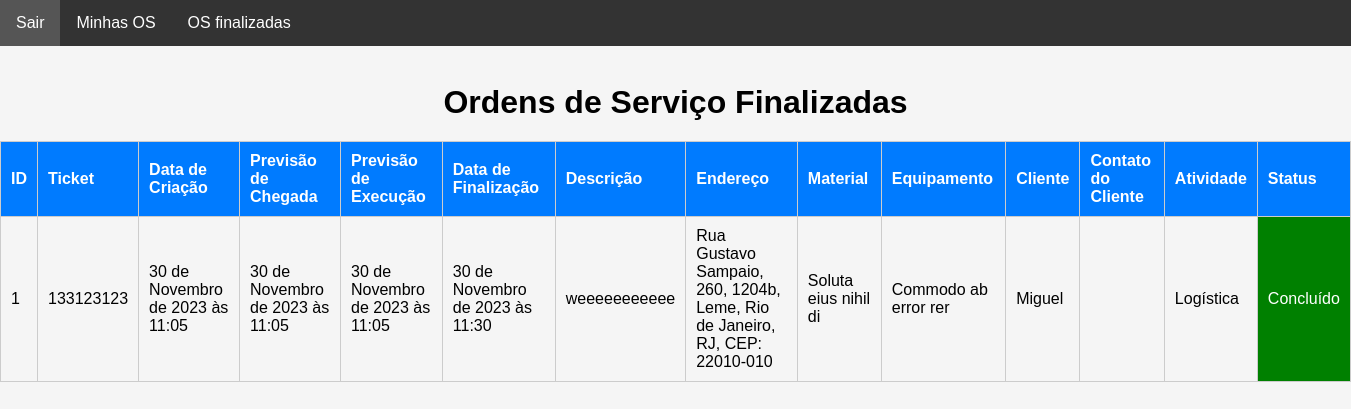
The page /main/os_finalizadas/ (signed in) on the database as committed earlier.
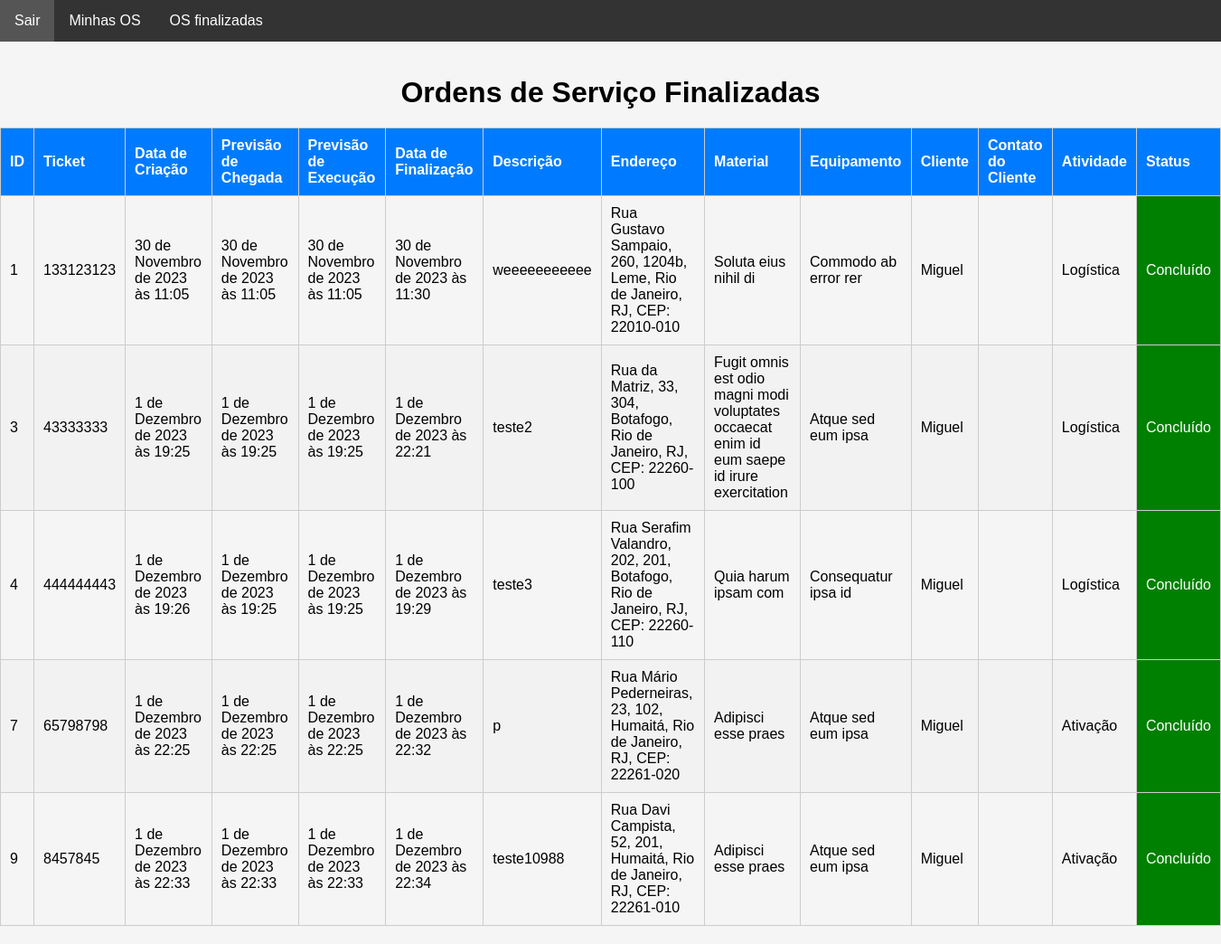
The same page on the database as committed later.
### staff/models.py (models this page shows, shortened)
class HistoricoOsFinalizada(models.Model):
    ordem_de_servico = models.ForeignKey(
        OrdemDeServico, on_delete=models.CASCADE, related_name="historico_os"
    )
    data_finalizada = models.DateTimeField(auto_now_add=True)
    nome_responsavel = models.CharField(max_length=30, null=False)
    rg_responsavel = models.CharField(max_length=12, null=False)
    observacoes = models.TextField(max_length=400)
    video = models.FileField(
        upload_to="videos/historico_os_finalizada/", null=True, blank=True
    )

class OrdemDeServico(models.Model):
    ticket = models.CharField(max_length=200, unique=True)
    tecnico = models.ForeignKey(
        CustomUser,
        on_delete=models.CASCADE,
        related_name="ordens_técnico",
        null=True,
        default=None,
    )
    staff = models.ForeignKey(
        CustomUser, on_delete=models.CASCADE, related_name="ordens_staff"
    )
    descricao = models.TextField(max_length=600)
    previsao_chegada = models.DateTimeField(editable=True)
    previsao_execucao = models.DateTimeField(editable=True)
    material = models.CharField(max_length=100, validators=[MinLengthValidator(3)])
    equipamento = models.CharField(max_length=100, validators=[MinLengthValidator(3)])
    data_criacao = models.DateTimeField(auto_now_add=True)
    cliente = models.ForeignKey(Cliente, on_delete=models.CASCADE)
    endereco = models.ForeignKey(Endereco, on_delete=models.CASCADE)
    contrato = models.CharField(max_length=700, null=True, blank=True)
    atividade = models.CharField(max_length=50, choices=ACTIVITY_CHOICES)
    status_tecnico = models.CharField(max_length=50, choices=TECNICAL_CHOICES)
    status = models.CharField(
        max_length=10, choices=STATUS_CHOICES, default="Aguardando"
    )
    atraso_em_minutos = models.CharField(max_length=50, choices=ATRASO_CHOICES)
    atraso_descricao = models.TextField(max_length=400)
    descricao_reagendamento = models.TextField(max_length=400)
    vezes_reagendada = models.IntegerField(default=0)
    aceite = models.BooleanField(default=False)

class Cliente(models.Model):
    nome = models.CharField(max_length=50, validators=[MinLengthValidator(3)])
    rg = models.CharField(max_length=12, validators=[MinLengthValidator(3)])
    telefone1 = models.CharField(max_length=15, validators=[MinLengthValidator(3)])
    telefone2 = models.CharField(max_length=15, validators=[MinLengthValidator(3)])
    def __str__(self):
        return self.nome

### authentication/models.py (models this page shows)
class Endereco(models.Model):
    cep = models.CharField(max_length=10)
    rua = models.CharField(max_length=30, validators=[MinLengthValidator(3)])
    bairro = models.CharField(max_length=20, validators=[MinLengthValidator(3)])
    cidade = models.CharField(max_length=20, validators=[MinLengthValidator(3)])
    estado = models.CharField(max_length=2, choices=STATE_CHOICES)
    numero = models.PositiveIntegerField(validators=[MinValueValidator(1)])
    complemento = models.CharField(max_length=100)
    def __str__(self):
        return f"{self.rua}, {self.numero}, {self.complemento}, {self.bairro}, {self.cidade}, {self.estado}, CEP: {self.cep}"

### main/views.py (the view)
# urls.py: path("os_finalizadas/", views.os_finalizadas, name="os_finalizadas"),
@user_passes_test(is_tecnico)
def os_finalizadas(request):
    try:
        user = request.user
        ordens_finalizadas = OrdemDeServico.objects.filter(
            tecnico=user, status="Concluído"
        )
        historicos = []
        for ordem in ordens_finalizadas:
            historicos_ordem = HistoricoOsFinalizada.objects.filter(
                ordem_de_servico=ordem
            )
            historicos.extend(historicos_ordem)
        return render(
            request,
            "os_finalizadas.html",
            {
                "ordens_finalizadas": ordens_finalizadas,
                "historicos": historicos,
                "user": user,
            },
        )
    except Exception as e:
        return render(request, "error.html", {"error_message": str(e)})

### main/helpers.py (called while the page is built)
def is_tecnico(user):
    return user.groups.filter(name="Técnico").exists()

### main/templates/os_finalizadas.html (shortened to what this page needs)
<!DOCTYPE html>
<html lang="en">
  <head>
  </head>
  <body>
    <nav class="navbar">
      <ul>
          <li><a href="{% url 'sair' %}">Sair</a></li>
          <li><a href="{% url 'minhas_ordens_de_servico' %}">Minhas OS</a></li>
          <li><a href="{% url 'ordens_finalizadas' %}">OS finalizadas</a></li>
      </ul>
  </nav>
  <br>
    <h1>Ordens de Serviço Finalizadas</h1>
    <table>
      <thead>
        <tr>
          <th>ID</th>
          <th>Ticket</th>
          <th>Data de Criação</th>
          <th>Previsão de Chegada</th>
          <th>Previsão de Execução</th>
          <th>Data de Finalização</th>
          <th>Descrição</th>
          <th>Endereço</th>
          <th>Material</th>
          <th>Equipamento</th>
          <th>Cliente</th>
          <th>Contato do Cliente</th>
          <th>Atividade</th>
          <th>Status</th>
        </tr>
      </thead>
      <tbody>
        {% for historico in historicos %}
        <tr>
          <td>{{ historico.ordem_de_servico.id }}</td>
          <td>{{ historico.ordem_de_servico.ticket }}</td>
          <td>{{ historico.ordem_de_servico.data_criacao }}</td>
          <td>{{ historico.ordem_de_servico.previsao_chegada }}</td>
          <td>{{ historico.ordem_de_servico.previsao_execucao }}</td>
          <td>{{ historico.data_finalizada }}</td>
          <td>{{ historico.ordem_de_servico.descricao }}</td>
          <td>{{ historico.ordem_de_servico.endereco }}</td>
          <td>{{ historico.ordem_de_servico.material }}</td>
          <td>{{ historico.ordem_de_servico.equipamento }}</td>
          <td>{{ historico.ordem_de_servico.cliente }}</td>
          <td>{{ historico.ordem_de_servico.contato_cliente }}</td>
          <td>{{ historico.ordem_de_servico.atividade }}</td>
          <td class="status-concluido">{{ historico.ordem_de_servico.status }}</td>
        </tr>
        {% endfor %}
      </tbody>
    </table>
  </body>
</html>

### main/templates/os_finalizadas.html (style rules this page uses)
* { margin: 0; padding: 0; box-sizing: border-box; }
body { font-family: Arial, sans-serif; background-color: #f5f5f5; margin: 0; padding: 0; }
h1 { text-align: center; margin-top: 20px; }
table { width: 100%; border-collapse: collapse; border-spacing: 0; margin: 20px auto; }
table td, table th { padding: 10px; border: 1px solid #ccc; text-align: left; }
table th { background-color: #007bff; color: #fff; }
table tr:nth-child(even) { background-color: #f2f2f2; }
.status-concluido { background-color: green; color: white; }
.navbar { background-color: #333; overflow: hidden; }
.navbar ul { list-style-type: none; }
.navbar li { float: left; }
.navbar a { display: block; color: white; text-align: center; padding: 14px 16px; text-decoration: none; }

Rows that differ between the two databases and show on the page:
added HistoricoOsFinalizada: ordem_de_servico.id "3", ordem_de_servico.ticket "43333333", ordem_de_servico.data_criacao "1 de Dezembro de 2023 às 19:25", ordem_de_servico.previsao_chegada "1 de Dezembro de 2023 às 19:25", ordem_de_servico.previsao_execucao "1 de Dezembro de 2023 às 19:25", data_finalizada "1 de Dezembro de 2023 às 22:21", ordem_de_servico.descricao "teste2", ordem_de_servico.endereco "Rua da Matriz, 33, 304, Botafogo, Rio de Janeiro, RJ, CEP: 22260-100", ordem_de_servico.material "Fugit omnis est odio magni modi voluptates occaecat enim id eum saepe id irure exercitation", ordem_de_servico.equipamento "Atque sed eum ipsa", ordem_de_servico.cliente "Miguel", ordem_de_servico.atividade "Logística", ordem_de_servico.status "Concluído"
added HistoricoOsFinalizada: ordem_de_servico.id "4", ordem_de_servico.ticket "444444443", ordem_de_servico.data_criacao "1 de Dezembro de 2023 às 19:26", ordem_de_servico.previsao_chegada "1 de Dezembro de 2023 às 19:25", ordem_de_servico.previsao_execucao "1 de Dezembro de 2023 às 19:25", data_finalizada "1 de Dezembro de 2023 às 19:29", ordem_de_servico.descricao "teste3", ordem_de_servico.endereco "Rua Serafim Valandro, 202, 201, Botafogo, Rio de Janeiro, RJ, CEP: 22260-110", ordem_de_servico.material "Quia harum ipsam com", ordem_de_servico.equipamento "Consequatur ipsa id", ordem_de_servico.cliente "Miguel", ordem_de_servico.atividade "Logística", ordem_de_servico.status "Concluído"
added HistoricoOsFinalizada: ordem_de_servico.id "7", ordem_de_servico.ticket "65798798", ordem_de_servico.data_criacao "1 de Dezembro de 2023 às 22:25", ordem_de_servico.previsao_chegada "1 de Dezembro de 2023 às 22:25", ordem_de_servico.previsao_execucao "1 de Dezembro de 2023 às 22:25", data_finalizada "1 de Dezembro de 2023 às 22:32", ordem_de_servico.descricao "p", ordem_de_servico.endereco "Rua Mário Pederneiras, 23, 102, Humaitá, Rio de Janeiro, RJ, CEP: 22261-020", ordem_de_servico.material "Adipisci esse praes", ordem_de_servico.equipamento "Atque sed eum ipsa", ordem_de_servico.cliente "Miguel", ordem_de_servico.atividade "Ativação", ordem_de_servico.status "Concluído"
added HistoricoOsFinalizada: ordem_de_servico.id "9", ordem_de_servico.ticket "8457845", ordem_de_servico.data_criacao "1 de Dezembro de 2023 às 22:33", ordem_de_servico.previsao_chegada "1 de Dezembro de 2023 às 22:33", ordem_de_servico.previsao_execucao "1 de Dezembro de 2023 às 22:33", data_finalizada "1 de Dezembro de 2023 às 22:34", ordem_de_servico.descricao "teste10988", ordem_de_servico.endereco "Rua Davi Campista, 52, 201, Humaitá, Rio de Janeiro, RJ, CEP: 22261-010", ordem_de_servico.material "Adipisci esse praes", ordem_de_servico.equipamento "Atque sed eum ipsa", ordem_de_servico.cliente "Miguel", ordem_de_servico.atividade "Ativação", ordem_de_servico.status "Concluído"
